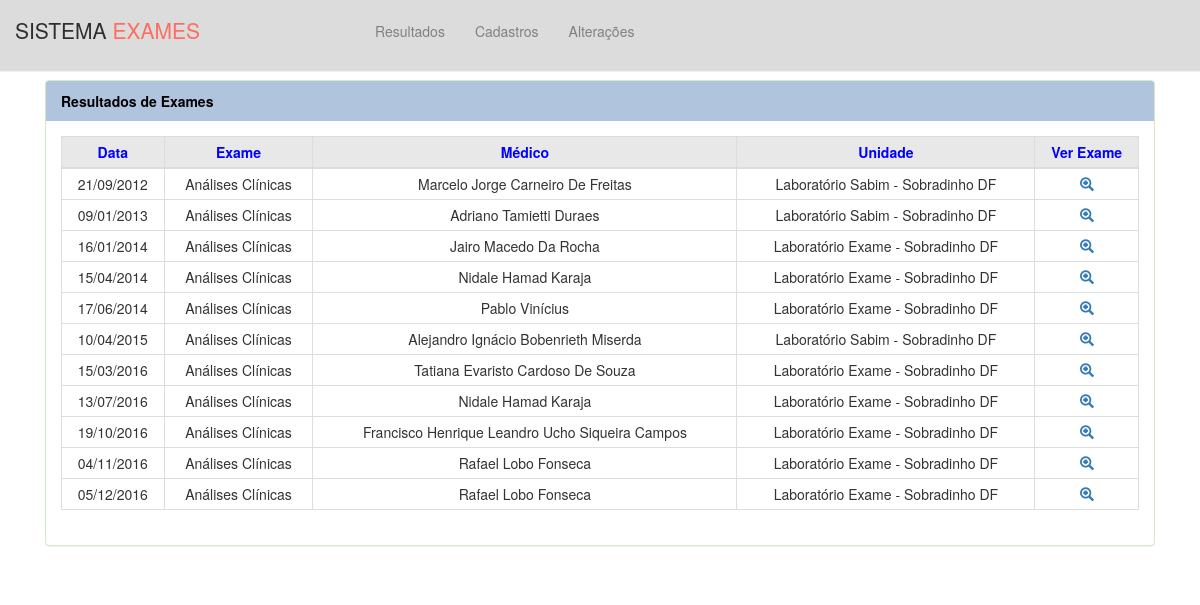
/exame, run on the app's committed database.
### tables this page shows
CREATE TABLE `tb_exame` (
  `id_exame` int(10) unsigned NOT NULL AUTO_INCREMENT,
  `num_exame` bigint(12) unsigned zerofill NOT NULL,
  `data_exame` date NOT NULL,
  `fk_paciente` mediumint(9) unsigned NOT NULL,
  `fk_medico` mediumint(8) unsigned NOT NULL,
  `fk_laboratorio` mediumint(9) unsigned NOT NULL,
  `fk_tipo_exame` tinyint(3) unsigned NOT NULL,
  PRIMARY KEY (`id_exame`),
  KEY `fk_tb_exame_tb_paciente` (`fk_paciente`) USING BTREE,
  KEY `fk_tb_exame_tb_medico` (`fk_medico`) USING BTREE,
  KEY `fk_tb_exame_tb_laboratorio` (`fk_laboratorio`) USING BTREE,
  KEY `fk_tb_exame_tb_tipo_exame` (`fk_tipo_exame`) USING BTREE,
  CONSTRAINT `fk_tb_exame_tb_laboratorio` FOREIGN KEY (`fk_laboratorio`) REFERENCES `tb_laboratorio` (`id_laboratorio`) ON DELETE NO ACTION ON UPDATE NO ACTION,
  CONSTRAINT `fk_tb_exame_tb_medico` FOREIGN KEY (`fk_medico`) REFERENCES `tb_medico` (`id_medico`) ON DELETE NO ACTION ON UPDATE NO ACTION,
  CONSTRAINT `fk_tb_exame_tb_paciente` FOREIGN KEY (`fk_paciente`) REFERENCES `tb_paciente` (`id_paciente`) ON DELETE NO ACTION ON UPDATE NO ACTION,
  CONSTRAINT `fk_tb_exame_tb_tipo_exame` FOREIGN KEY (`fk_tipo_exame`) REFERENCES `tb_tipo_exame` (`id_tipo_exame`) ON DELETE NO ACTION ON UPDATE NO ACTION
);

### core/Controller.php (called while the page is built, shortened)
<?php
class Controller {
    public function loadTemplate($viewName, $viewData = array()) {
        include 'views/template.php';
    }
    public function loadViewInTemplate($viewName, $viewData) {
        extract($viewData);
        include 'views/' . $viewName . '.php';
    }
}

### controllers/exameController.php (called while the page is built, shortened)
<?php
class exameController extends Controller {
    protected $examesModel;
    public function __construct() {
        $this->examesModel = new ExamesModel();
    }
    public function index() {
        $dados = array();
        $dados['exames'] = $this->examesModel->listaGeralExames();
        $this->loadTemplate('exameGeralView', $dados);
    }
}

### core/Core.php (called while the page is built, shortened)
<?php
class Core {
    public function run() {
        $url = explode('index.php', $_SERVER['PHP_SELF']);
        $url = end($url);
        $params = array();
        if (!empty($url)) {
            $url = explode('/', $url);
            array_shift($url);
            array_shift($url);
            if (isset($url[0])) {
                $currentAction = $url[0];
                array_shift($url);
            } else {
                $currentAction = 'index';
            }
        } else {
            $currentController = 'homeController';
            $currentAction = 'index';
        }
        $c = new $currentController();
        call_user_func_array(array($c, $currentAction), $params);
    }
}

### index.php (called while the page is built, shortened)
<?php
require 'config.php';
$core = new Core();
$core->run();

### core/Model.php (called while the page is built, shortened)
<?php
class Model {
    public function __construct() {
        global $config;
        try {
            $this->db = new PDO("mysql:dbname=".$config['dbname'].";host=".$config['host'], $config['dbuser'], $config['dbpass']);
        } catch (PDOException $ex) {
            if ($ex->getCode() == 1049) {
                echo "O Banco de Dados <b>".$config['dbname']."</b> não Existe...";
                exit;
            }
        }
    }
}

### config.php (called while the page is built, shortened)
<?php
$config = array();

### models/ExamesModel.php (called while the page is built, shortened)
<?php
class ExamesModel extends Model {
    public function listaGeralExames() {
        $stmt = $this->db->query("SELECT * FROM vw_lista_geral_exames");
        return $stmt->fetchAll(PDO::FETCH_ASSOC);
    }
}

### views/exameGeralView.php (the view, shortened to what this page needs)
<section class="container col-sm-12 col-md-12">
    <div class="panel_exame_geral col-sm-12 col-md-12">
        <header class="panel-heading">
            <div class="panel panel-success" >
                <div class="panel-heading" id="panel_head">Resultados de Exames</div>
                <div class="panel-body">
                    <table class="table table-bordered table-responsive table-hover table-condensed table_exame_geral">
                        <thead>
                            <tr>
                                <th>Data</th>
                                <th>Exame</th>
                                <th>Médico</th>
                                <th>Unidade</th>
                                <th>Ver Exame</th>
                            </tr>
                        </thead>
                        <tbody>
                            <?php foreach ($exames as $linha): ?>
                            <tr>
                                <td><?php echo $linha['dt_exame']; ?></td>
                                <td><?php echo ucwords(strtolower(mb_convert_case($linha['tipo_exame'], MB_CASE_TITLE))); ?></td>
                                <td><?php echo ucwords(strtolower(mb_convert_case($linha['medico'], MB_CASE_TITLE))); ?></td>
                                <td><?php echo $linha['lab']; ?></td>
                                <td><a class="glyphicon glyphicon-zoom-in" aria-hidden="true" href="<?php echo BASE_URL; ?>/exame/ver/<?php echo $linha['id_exame']; ?>"></a></td>
                            </tr>
                            <?php endforeach; ?>
                        </tbody>
                    </table>
                </div>
            </div>
        </header>
    </div>
</section>

### views/template.php (shortened to what this page needs)
<!DOCTYPE html>
<html lang="pt-br">
    <head>
        <link rel="stylesheet" href="<?php echo BASE_URL; ?>/assets/css/template.css" />
        <link rel="stylesheet" href="<?php echo BASE_URL; ?>/assets/css/bootstrap.min.css" media="all" />
        <link rel="stylesheet" href="<?php echo BASE_URL; ?>/assets/fonts/glyphicons-halflings-regular.ttf" media="all" />
    </head>
    <body>
        <header class="header white-bg">
            <div class="sidebar-toggle-box">
            </div>
            <a href="<?php echo BASE_URL; ?>/" class="logo">SISTEMA <span>EXAMES</span></a>
            <div class="top-nav">
                <ul class="nav navbar-nav">
                    <li class="dropdown">
                        <a data-toggle="dropdown" data-hover="dropdown" class="dropdown-toggle" href="#">Resultados<b class=" fa fa-angle-down"></b></a>
                    </li>
                    <li class="dropdown">
                        <a data-toggle="dropdown" data-hover="dropdown" class="dropdown-toggle" href="#">Cadastros<b class=" fa fa-angle-down"></b></a>
                    </li>
                    <li class="dropdown">
                        <a data-toggle="dropdown" data-hover="dropdown" class="dropdown-toggle" href="#">Alterações<b class=" fa fa-angle-down"></b></a>
                    </li>
                </ul>
            </div>
        </header>
        <main class="">
            <?php $this->loadViewInTemplate($viewName, $viewData); ?>
        </main>
    </body>
</html>

### assets/css/template.css (style rules this page uses)
@media (max-width: 1366px) { html, body { margin: 0; height: 100%; } }
@media (max-width: 1366px) { main { height: 100%; background-color: white; } }
@media (max-width: 1366px) { .header { position: fixed; left: 0; right: 0; z-index: 1002; height: 9%; } }
@media (max-width: 1366px) { .white-bg { background: #DCDCDC; border-bottom: 1px solid #f1f2f7; } }
@media (max-width: 1366px) { a.logo { font-size: 21px; color: #2e2e2e; float: left; margin-top: 15px; text-transform: uppercase; } }
@media (max-width: 1366px) { a.logo span { color: #FF6C60; } }
@media (max-width: 1366px) { .sidebar-toggle-box { float: left; padding-right: 15px; margin-top: 20px; } }
@media (max-width: 1366px) { .top-nav { margin-top: 6px; margin-left: 30%; } }
@media (max-width: 1366px) { .top-nav > ul > li > a { color: gray; } }
@media (max-width: 1366px) { .panel_exame_geral { margin-top: 6%; margin-left: auto; } }
@media (max-width: 1366px) { #panel_head { background-color: #B0C4DE; color: black; font-weight: bold; border: none; } }
@media (max-width: 1366px) { .table_exame_geral > thead > tr > th { text-align: center; background-color: #E8E8E8; color: blue; } }
@media (max-width: 1366px) { .table_exame_geral > tbody > tr > td { text-align: center; } }

### data on the page
tb_exame: dt_exame "21/09/2012", tipo_exame "Análises Clínicas", medico "Marcelo Jorge Carneiro De Freitas", lab "Laboratório Sabim - Sobradinho DF"
tb_exame: dt_exame "09/01/2013", tipo_exame "Análises Clínicas", medico "Adriano Tamietti Duraes", lab "Laboratório Sabim - Sobradinho DF"
tb_exame: dt_exame "16/01/2014", tipo_exame "Análises Clínicas", medico "Jairo Macedo Da Rocha", lab "Laboratório Exame - Sobradinho DF"
tb_exame: dt_exame "15/04/2014", tipo_exame "Análises Clínicas", medico "Nidale Hamad Karaja", lab "Laboratório Exame - Sobradinho DF"
tb_exame: dt_exame "17/06/2014", tipo_exame "Análises Clínicas", medico "Pablo Vinícius", lab "Laboratório Exame - Sobradinho DF"
tb_exame: dt_exame "10/04/2015", tipo_exame "Análises Clínicas", medico "Alejandro Ignácio Bobenrieth Miserda", lab "Laboratório Sabim - Sobradinho DF"
tb_exame: dt_exame "15/03/2016", tipo_exame "Análises Clínicas", medico "Tatiana Evaristo Cardoso De Souza", lab "Laboratório Exame - Sobradinho DF"
tb_exame: dt_exame "13/07/2016", tipo_exame "Análises Clínicas", medico "Nidale Hamad Karaja", lab "Laboratório Exame - Sobradinho DF"
tb_exame: dt_exame "19/10/2016", tipo_exame "Análises Clínicas", medico "Francisco Henrique Leandro Ucho Siqueira Campos", lab "Laboratório Exame - Sobradinho DF"
tb_exame: dt_exame "04/11/2016", tipo_exame "Análises Clínicas", medico "Rafael Lobo Fonseca", lab "Laboratório Exame - Sobradinho DF"
tb_exame: dt_exame "05/12/2016", tipo_exame "Análises Clínicas", medico "Rafael Lobo Fonseca", lab "Laboratório Exame - Sobradinho DF"
